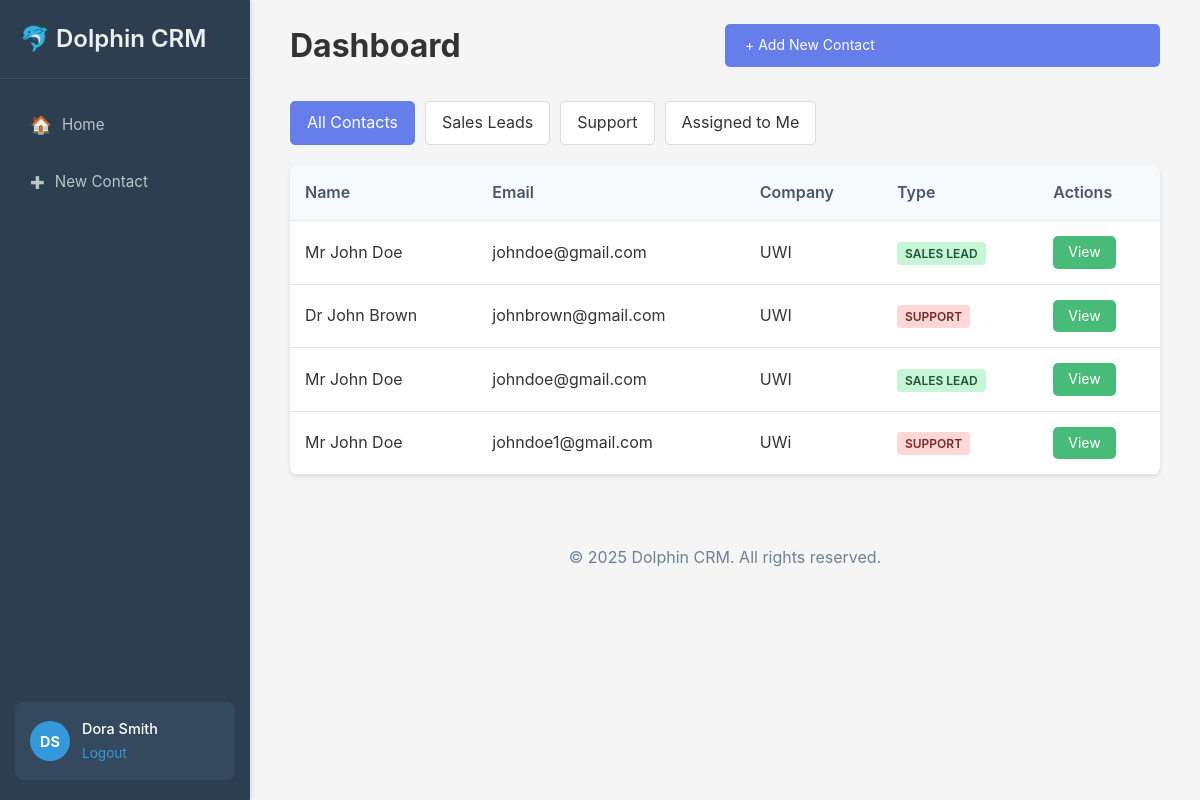
Page /dashboard.php (signed in) on the committed database.
### tables this page shows
CREATE TABLE `contacts` (
  `id` int(11) NOT NULL,
  `title` varchar(10) DEFAULT NULL,
  `firstname` varchar(50) NOT NULL,
  `lastname` varchar(50) NOT NULL,
  `email` varchar(100) NOT NULL,
  `telephone` varchar(20) DEFAULT NULL,
  `company` varchar(100) DEFAULT NULL,
  `type` enum('Sales Lead','Support') NOT NULL,
  `assigned_to` int(11) DEFAULT NULL,
  `created_by` int(11) DEFAULT NULL,
  `created_at` timestamp NOT NULL DEFAULT current_timestamp(),
  `updated_at` timestamp NOT NULL DEFAULT current_timestamp() ON UPDATE current_timestamp()
);

### dashboard.php (the view, shortened to what this page needs)
<?php
require_once 'includes/functions.php';
$filter = $_GET['filter'] ?? 'all';
$conn = getDBConnection();
switch ($filter) {
    default:
        $sql = "SELECT * FROM contacts";
        $params = [];
}
$stmt = $conn->prepare($sql);
$stmt->execute($params ?? []);
$contacts = $stmt->fetchAll(PDO::FETCH_ASSOC);
?>
<!DOCTYPE html>
<html lang="en">
<head>
    <link rel="stylesheet" href="assets/css/styles.css">
</head>
<body>
    <?php include 'includes/aside.php'; ?>
    <div class="main-content">
        <div class="container">
            <div class="dashboard-header">
                <h1>Dashboard</h1>
                <a href="contacts/new.php" class="btn btn-primary">+ Add New Contact</a>
            </div>
        <div class="filters">
            <a href="?filter=all" class="<?php echo $filter === 'all' ? 'active' : ''; ?>">All Contacts</a>
            <a href="?filter=sales" class="<?php echo $filter === 'sales' ? 'active' : ''; ?>">Sales Leads</a>
            <a href="?filter=support" class="<?php echo $filter === 'support' ? 'active' : ''; ?>">Support</a>
            <a href="?filter=assigned" class="<?php echo $filter === 'assigned' ? 'active' : ''; ?>">Assigned to Me</a>
        </div>
          <div class="contacts-table">
            <table>
                <thead>
                    <tr>
                        <th>Name</th>
                        <th>Email</th>
                        <th>Company</th>
                        <th>Type</th>
                        <th>Actions</th>
                    </tr>
                </thead>
                <tbody>
                    <?php foreach ($contacts as $contact): ?>
                    <tr>
                        <td><?php echo htmlspecialchars($contact['title'] . ' ' . $contact['firstname'] . ' ' . $contact['lastname']); ?></td>
                        <td><?php echo htmlspecialchars($contact['email']); ?></td>
                        <td><?php echo htmlspecialchars($contact['company']); ?></td>
                        <td><span class="type-badge <?php echo strtolower(str_replace(' ', '-', $contact['type'])); ?>"><?php echo $contact['type']; ?></span></td>
                        <td><a href="contacts/view.php?id=<?php echo $contact['id']; ?>" class="btn btn-view">View</a></td>
                    </tr>
                    <?php endforeach; ?>
                </tbody>
            </table>
        </div>
        </div>
        <?php include 'includes/footer.php'; ?>
    </div>
</body>
</html>

### assets/css/styles.css (style rules this page uses)
* { margin: 0; padding: 0; box-sizing: border-box; }
body { font-family: -apple-system, BlinkMacSystemFont, 'Segoe UI', Roboto, Oxygen, Ubuntu, sans-serif; line-height: 1.6; color: #333; background-color: #f5f5f5; }
.main-content { margin-left: 250px; padding: 20px; min-height: 100vh; }
.btn { padding: 10px 20px; border: none; border-radius: 5px; cursor: pointer; text-decoration: none; display: inline-block; font-size: 14px; transition: all 0.3s; }
.btn-primary { width: 50%; background: #667eea; color: white; }
.btn-view { background: #48bb78; color: white; padding: 5px 15px; }
.container { max-width: 1200px; margin: 0 auto; padding: 0 20px; }
.dashboard-header { display: flex; justify-content: space-between; align-items: center; margin-bottom: 30px; }
.filters { display: flex; gap: 10px; margin-bottom: 20px; }
.filters a { padding: 8px 16px; background: white; border: 1px solid #ddd; border-radius: 5px; text-decoration: none; color: #333; }
.filters a.active { background: #667eea; color: white; border-color: #667eea; }
.contacts-table, .users-table { background: white; border-radius: 8px; overflow: hidden; box-shadow: 0 2px 4px rgba(0,0,0,0.1); }
table { width: 100%; border-collapse: collapse; }
thead { background: #f7fafc; }
th, td { padding: 15px; text-align: left; border-bottom: 1px solid #e2e8f0; }
th { font-weight: 600; color: #4a5568; }
.type-badge, .role-badge { padding: 4px 8px; border-radius: 4px; font-size: 12px; font-weight: 600; text-transform: uppercase; }
.type-badge.sales-lead { background: #c6f6d5; color: #22543d; }
.type-badge.support { background: #fed7d7; color: #742a2a; }

### rows in the picture
contacts: title+firstname+lastname "Mr John Doe", email "johndoe@gmail.com", company "UWI", type "SALES LEAD"
contacts: title+firstname+lastname "Dr John Brown", email "johnbrown@gmail.com", company "UWI", type "SUPPORT"
contacts: title+firstname+lastname "Mr John Doe", email "johndoe@gmail.com", company "UWI", type "SALES LEAD"
contacts: title+firstname+lastname "Mr John Doe", email "johndoe1@gmail.com", company "UWi", type "SUPPORT"

### other values in the picture
$firstInitial "D"
$lastInitial "S"
$_SESSION['firstname'] . ' ' . $_SESSION['lastname'] "Dora Smith"
